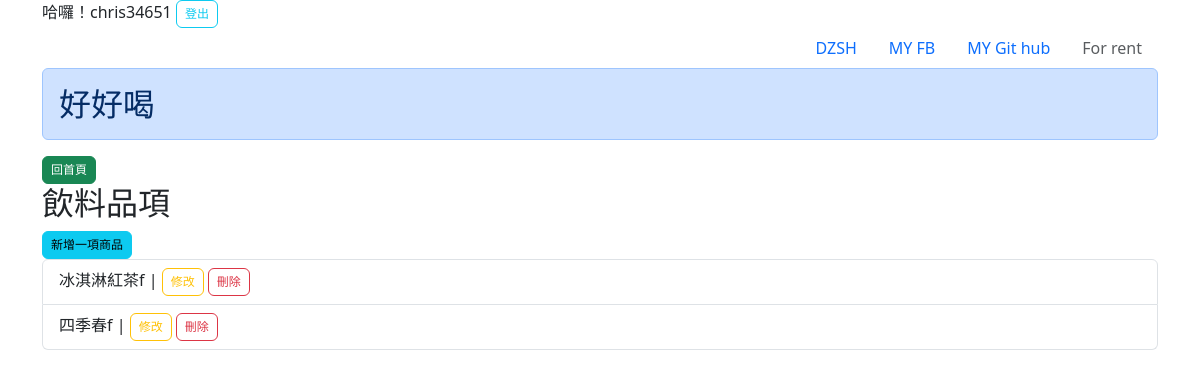
/main/26/ (signed in), run on an earlier commit of the app's database.
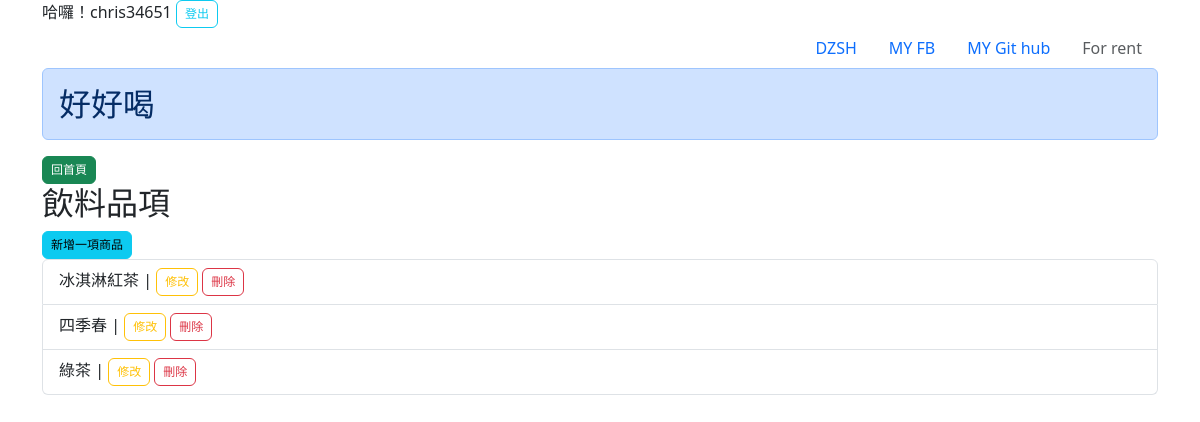
And on a later commit of the database.
### pick/models.py (models this page shows, shortened)
class Shop(models.Model):
    shopname = models.CharField(max_length=50, verbose_name='店名')

class Option(models.Model):
    shop_id = models.IntegerField()
    drinkname = models.CharField(max_length=50, verbose_name='飲料名稱')
    count = models.IntegerField(default=0)

### pick/views.py (the view)
# urls.py: path('main/<int:pk>/', views.Name.as_view(), name='shop_view'),
class Name(DetailView):
    model = Shop
    def get_context_data(self, **kwargs):
        context = super().get_context_data(**kwargs)
        options = Option.objects.filter(shop_id=self.kwargs['pk'])
        context['options'] = options
        return context

### pick/templates/pick/shop_detail.html
{% extends "base.html" %}
{% block content %}
<h2 class="alert alert-primary" role="alert">{{  object.shopname }}</h2>
<a href="/main/" class="btn btn-success" style="--bs-btn-padding-y: .25rem; --bs-btn-padding-x: .5rem; --bs-btn-font-size: .75rem;">回首頁</a>
<h2>飲料品項</h2>
<a href="/option/{{ object.id }}/create/"
class="btn btn-info" style="--bs-btn-padding-y: .25rem; --bs-btn-padding-x: .5rem; --bs-btn-font-size: .75rem;">新增一項商品</a>
<ul class="list-group">
    {% for option in options %}
    <li class="list-group-item">
        {{ option.drinkname }} |
        <a href="/option/{{ option.id }}/update/" class="btn btn-outline-warning"
        style="--bs-btn-padding-y: .25rem; --bs-btn-padding-x: .5rem; --bs-btn-font-size: .75rem;">修改</a>
        <a href="/option/{{ option.id }}/delete/" class="btn btn-outline-danger"
        style="--bs-btn-padding-y: .25rem; --bs-btn-padding-x: .5rem; --bs-btn-font-size: .75rem;">刪除</a>
    </li>
    {% endfor %}
</ul>
{% endblock content %}

### pick/templates/base.html (shortened to what this page needs)
<!DOCTYPE html>
<html lang="zh-hant">
<head>
    <link href="https://cdn.jsdelivr.net/npm/bootstrap@5.3.0-alpha1/dist/css/bootstrap.min.css" rel="stylesheet">
</head>
<body style="background-image: url('https://images.unsplash.com/photo-1446822775955-c34f483b410b?ixlib=rb-4.0.3&ixid=MnwxMjA3fDB8MHxwaG90by1wYWdlfHx8fGVufDB8fHx8&auto=format&fit=crop&w=1170&q=80');
background-repeat: no-repeat;
background-attachment: fixed;
background-position: center;
background-size: cover;">
<div class="container" >
    {% if user.is_authenticated %}
        哈囉！{{ user.username }} <a href="{% url 'logout' %}" class="btn btn-outline-info"
        style="--bs-btn-padding-y: .25rem; --bs-btn-padding-x: .5rem; --bs-btn-font-size: .75rem;">登出</a>
    {% else %}
        <a href="{% url 'login' %}" class="btn btn-outline-info"
        style="--bs-btn-padding-y: .25rem; --bs-btn-padding-x: .5rem; --bs-btn-font-size: .75rem;">登入</a>
    {% endif %}
<div id="main-content">
<ul class="nav justify-content-end">
    <li class="nav-item">
      <a class="nav-link" href="https://web.dcsh.tp.edu.tw/">DZSH</a>
    </li>
    <li class="nav-item">
      <a class="nav-link" href="https://www.facebook.com/profile.php?id=100015672900475">MY FB</a>
    </li>
    <li class="nav-item">
      <a class="nav-link" href="https://github.com/jusheng345">MY Git hub</a>
    </li>
    <li class="nav-item">
      <a class="nav-link disabled">For rent</a>
    </li>
</ul>
{% block content %}
{% endblock content %}
</div>
</div>
</body>
</html>

What changed in the data, as far as the page shows it:
changed Option: drinkname "冰淇淋紅茶f" → "冰淇淋紅茶"
changed Option: drinkname "四季春f" → "四季春"
added Option: drinkname "綠茶"
